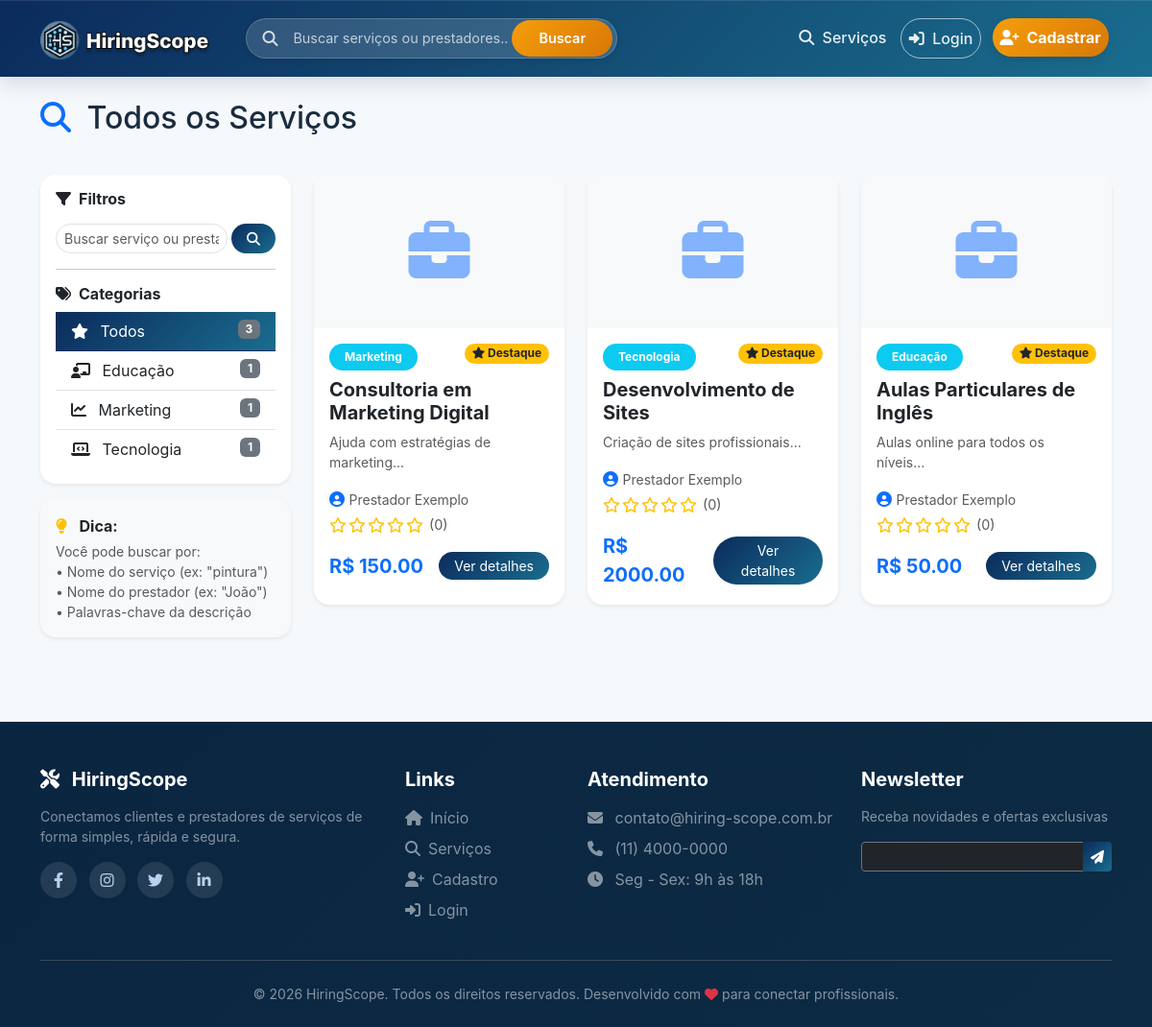
The app's page /servico/lista with its own data.
### models.py (models this page shows, shortened)
class Servico(db.Model):
    __tablename__ = 'servicos'
    id = db.Column(db.Integer, primary_key=True)
    prestador_id = db.Column(db.Integer, db.ForeignKey('usuarios.id'), nullable=False)
    titulo = db.Column(db.String(200), nullable=False)
    descricao = db.Column(db.Text, nullable=False)
    categoria = db.Column(db.String(100))
    tipo_preco = db.Column(db.String(20), default='fixo')  # fixo, hora, dia, metro, consulta
    preco = db.Column(db.Float)
    destaque = db.Column(db.Boolean, default=False)
    destaque_pago = db.Column(db.Boolean, default=False)
    destaque_data_fim = db.Column(db.DateTime, nullable=True)
    plano_destaque = db.Column(db.String(20), nullable=True)  # 'basico', 'pro'
    data_postagem = db.Column(db.DateTime, default=datetime.utcnow)
    imagem_base64 = db.Column(db.Text, nullable=True)
    prestador = db.relationship('Usuario', foreign_keys=[prestador_id], back_populates='servicos_oferecidos')
    solicitacoes = db.relationship('Solicitacao', back_populates='servico', lazy=True)
    avaliacoes = db.relationship('Avaliacao', back_populates='servico', lazy=True)
    contratos = db.relationship('Contrato', back_populates='servico', lazy=True)

class Usuario(UserMixin, db.Model):
    __tablename__ = 'usuarios'
    id = db.Column(db.Integer, primary_key=True)
    nome = db.Column(db.String(100), nullable=False)
    email = db.Column(db.String(100), unique=True, nullable=False)
    senha_hash = db.Column(db.String(200), nullable=False)
    telefone = db.Column(db.String(20))
    tipo = db.Column(db.String(20), nullable=False)  # cliente, prestador
    is_admin = db.Column(db.Boolean, default=False)
    data_cadastro = db.Column(db.DateTime, default=datetime.utcnow)
    foto_perfil = db.Column(db.String(200), default='default.jpg')
    foto_url = db.Column(db.String(500), nullable=True)
    descricao = db.Column(db.Text)
    servicos_oferecidos = db.relationship('Servico', back_populates='prestador', lazy=True)
    avaliacoes_recebidas = db.relationship('Avaliacao', foreign_keys='Avaliacao.prestador_id', back_populates='prestador', lazy=True)
    avaliacoes_feitas = db.relationship('Avaliacao', foreign_keys='Avaliacao.cliente_id', back_populates='cliente', lazy=True)
    favoritos = db.relationship('Favorito', foreign_keys='Favorito.cliente_id', back_populates='cliente', lazy=True)
    contratos_como_cliente = db.relationship('Contrato', foreign_keys='Contrato.cliente_id', back_populates='cliente', lazy=True)
    contratos_como_prestador = db.relationship('Contrato', foreign_keys='Contrato.prestador_id', back_populates='prestador', lazy=True)
    def media_avaliacoes(self):
        if self.avaliacoes_recebidas:
            total = sum([a.nota for a in self.avaliacoes_recebidas])
            return round(total / len(self.avaliacoes_recebidas), 1)
        return 0
    def total_avaliacoes(self):
        return len(self.avaliacoes_recebidas) if self.avaliacoes_recebidas else 0

### routes/servico_routes.py (the view)
@servico_bp.route('/')
@servico_bp.route('/lista')
def lista():
    categoria = request.args.get('categoria')
    q = request.args.get('q', '').strip()
    prestador_id = request.args.get('prestador')
    query = Servico.query
    if categoria:
        query = query.filter_by(categoria=categoria)
    if prestador_id:
        query = query.filter_by(prestador_id=prestador_id)
    if q:
        query = query.join(Usuario).filter(
            or_(Servico.titulo.ilike(f'%{q}%'),
                Servico.descricao.ilike(f'%{q}%'),
                Usuario.nome.ilike(f'%{q}%'))
        )
    servicos = query.order_by(Servico.data_postagem.desc()).all()
    categorias = db.session.query(Servico.categoria, func.count(Servico.id).label('total')).group_by(Servico.categoria).all()
    return render_template('lista_servicos.html',
                         servicos=servicos, categoria=categoria,
                         categorias=categorias, termo_busca=q)

### templates/lista_servicos.html (shortened to what this page needs)
{% extends "base.html" %}
{% block content %}
<div class="container mt-4">
    <div class="row mb-4">
        <div class="col-12">
            <h2 class="mb-3">
                <i class="fas fa-search text-primary me-2"></i>
                {% if termo_busca %}
                    Resultados para: "{{ termo_busca }}"
                {% elif categoria %}
                    Categoria: {{ categoria }}
                {% else %}
                    Todos os Serviços
                {% endif %}
            </h2>
        </div>
    </div>
    <div class="row">
        <div class="col-md-3 mb-4">
            <div class="card shadow-sm border-0 rounded-4">
                <div class="card-body p-3">
                    <h6 class="fw-bold mb-3">
                        <i class="fas fa-filter me-2"></i>Filtros
                    </h6>
                    <div class="mb-3">
                        <form action="{{ url_for('servico.lista') }}" method="GET" class="d-flex gap-1">
                            <input type="text" name="q" class="form-control form-control-sm rounded-pill"
                                   placeholder="Buscar serviço ou prestador..." value="{{ termo_busca }}">
                            <button type="submit" class="btn btn-primary btn-sm rounded-pill px-3">
                                <i class="fas fa-search"></i>
                            </button>
                        </form>
                    </div>
                    <hr>
                    <h6 class="fw-bold mb-2">
                        <i class="fas fa-tags me-2"></i>Categorias
                    </h6>
                    <div class="list-group list-group-flush">
                        <a href="{{ url_for('servico.lista') }}" class="list-group-item list-group-item-action {% if not categoria %}active{% endif %}">
                            <i class="fas fa-star me-2"></i> Todos
                            <span class="badge bg-secondary float-end">{{ servicos|length }}</span>
                        </a>
                        {% for cat in categorias %}
                        <a href="{{ url_for('servico.lista') }}?categoria={{ cat.categoria }}"
                           class="list-group-item list-group-item-action {% if categoria == cat.categoria %}active{% endif %}">
                            <i class="fas {{ get_icone_categoria(cat.categoria) }} me-2"></i>
                            {{ cat.categoria }}
                            <span class="badge bg-secondary float-end">{{ cat.total }}</span>
                        </a>
                        {% endfor %}
                    </div>
                </div>
            </div>
            <div class="card mt-3 shadow-sm border-0 rounded-4 bg-light">
                <div class="card-body p-3">
                    <i class="fas fa-lightbulb text-warning me-2"></i>
                    <strong>Dica:</strong>
                    <small class="text-muted d-block mt-1">
                        Você pode buscar por:<br>
                        • Nome do serviço (ex: "pintura")<br>
                        • Nome do prestador (ex: "João")<br>
                        • Palavras-chave da descrição
                    </small>
                </div>
            </div>
        </div>
        <div class="col-md-9">
            {% if servicos %}
            <div class="row g-4">
                {% for servico in servicos %}
                <div class="col-md-6 col-lg-4">
                    <div class="card h-100 border-0 rounded-4 shadow-sm overflow-hidden transition">
                        {% if servico.imagem_base64 %}
                            <img
                                 class="card-img-top"
                                 alt="{{ servico.titulo }}"
                                 style="height: 160px; object-fit: cover;">
                        {% else %}
                            <div class="card-img-top d-flex align-items-center justify-content-center bg-light" style="height: 160px;">
                                <i class="fas fa-briefcase fa-4x text-primary opacity-50"></i>
                            </div>
                        {% endif %}
                        <div class="card-body p-3">
                            <div class="d-flex justify-content-between align-items-start mb-2">
                                <span class="badge bg-info px-3 py-2 rounded-pill">{{ servico.categoria }}</span>
                                {% if servico.destaque %}
                                    <span class="badge bg-warning text-dark rounded-pill">
                                        <i class="fas fa-star"></i> Destaque
                                    </span>
                                {% endif %}
                            </div>
                            <h5 class="card-title fw-bold mb-2">{{ servico.titulo }}</h5>
                            <p class="card-text small text-muted">{{ servico.descricao[:80] }}...</p>
                            <div class="mb-2">
                                <a href="{{ url_for('main.perfil_prestador', prestador_id=servico.prestador.id) }}" class="text-decoration-none">
                                    <i class="fas fa-user-circle text-primary"></i>
                                    <small class="text-muted">{{ servico.prestador.nome }}</small>
                                </a>
                                <div class="rating small mt-1">
                                    {% set media = servico.prestador.media_avaliacoes() %}
                                    {% for i in range(5) %}
                                        {% if i < media|round(0, 'floor') %}
                                            <i class="fas fa-star text-warning"></i>
                                        {% elif i < media %}
                                            <i class="fas fa-star-half-alt text-warning"></i>
                                        {% else %}
                                            <i class="far fa-star text-warning"></i>
                                        {% endif %}
                                    {% endfor %}
                                    <span class="text-muted ms-1">({{ servico.prestador.total_avaliacoes() }})</span>
                                </div>
                            </div>
                            <div class="d-flex justify-content-between align-items-center mt-3">
                                <div>
                                    {% if servico.preco %}
                                        <span class="fw-bold text-primary fs-5">
                                            R$ {{ "%.2f"|format(servico.preco) }}
                                        </span>
                                    {% else %}
                                        <span class="text-muted small">Sob consulta</span>
                                    {% endif %}
                                </div>
                                <a href="{{ url_for('servico.detalhe', id=servico.id) }}" class="btn btn-primary btn-sm rounded-pill px-3">
                                    Ver detalhes
                                </a>
                            </div>
                        </div>
                    </div>
                </div>
                {% endfor %}
            </div>
            {% endif %}
        </div>
    </div>
</div>
{% endblock %}

### static/style.css (style rules this page uses)
:root { --primary: #0b2b5c; --primary-light: #1a6d8f; --primary-dark: #071a36; --accent: #3bb2ff; --success: #10b981; --warning: #fbbf24; --danger: #ef4444; --bg: #f6f9fc; --card: #ffffff; --text: #1a2c3e; --muted: #6b7280; --shadow-soft: 0 10px 25px rgba(0,0,0,0.05); --shadow-strong: 0 25px 50px -15px rgba(0,0,0,0.25); --gradient-main: linear-gradient(135deg, var(--primary), var(--primary-light)); }
* { margin: 0; padding: 0; box-sizing: border-box; }
body { font-family: 'Inter', 'Segoe UI', system-ui, sans-serif; background: var(--bg); color: var(--text); scroll-behavior: smooth; }
.rating { color: #f5a623; font-size: 0.9rem; }
.rating i { color: #fbbf24; font-size: 1rem; }
.transition { transition: all 0.3s ease; }
.btn-primary { background: linear-gradient(135deg, #0b2b5c, #1a6d8f); border: none; }
.rating { display: inline-flex; align-items: center; gap: 2px; }

### templates/lista_servicos.html (style rules this page uses)
.transition { transition: all 0.3s ease; }
.list-group-item.active { background: linear-gradient(135deg, #0b2b5c, #1a6d8f); border-color: #0b2b5c; }
.rating { display: inline-flex; align-items: center; gap: 2px; }

### records on screen
Servico: categoria "Educação", total "1", destaque True (drawn), titulo "Aulas Particulares de Inglês", descricao "Aulas online para todos os níveis", prestador.nome "Prestador Exemplo", prestador.total_avaliacoes "0", preco "50.00"
Servico: categoria "Marketing", total "1", destaque True (drawn), titulo "Consultoria em Marketing Digital", descricao "Ajuda com estratégias de marketing", prestador.nome "Prestador Exemplo", prestador.total_avaliacoes "0", preco "150.00"
Servico: categoria "Tecnologia", total "1", destaque True (drawn), titulo "Desenvolvimento de Sites", descricao "Criação de sites profissionais", prestador.nome "Prestador Exemplo", prestador.total_avaliacoes "0", preco "2000.00"

### other values on screen
{{ servicos|length }} "3"
